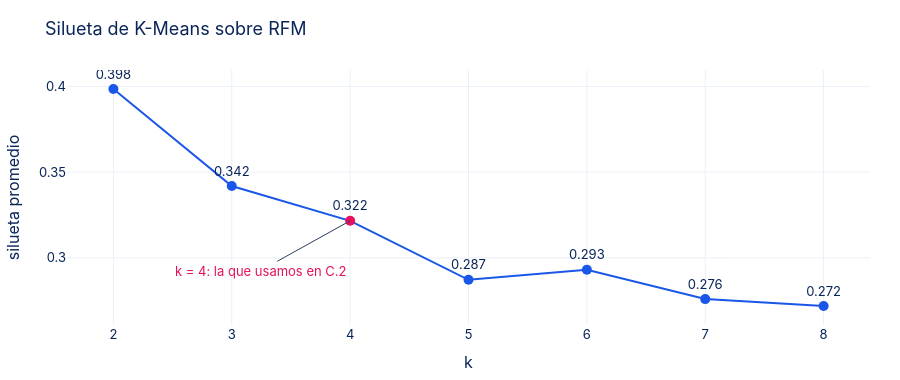

Notebook code for this chart:
### Code cell
# ── VERIFICACIÓN C.1 ──────────────────────────────────────────────────
r = [check("clientes activos", None if activos is None else len(activos), 6365, tol=0),
     check("silueta con k = 2", None if sil is None else sil.get(2), 0.3985, tol=0.01),
     check("silueta con k = 4", None if sil is None else sil.get(4), 0.3216, tol=0.01)]
print()
print("C.1 OK" if all(r) else "Revisa C.1")
if sil is not None:
    fig = go.Figure(go.Scatter(x=sil.index, y=sil.values, mode="lines+markers+text",
                               text=[f"{v:.3f}" for v in sil.values], textposition="top center",
                               marker=dict(size=10, color=[MAG if k == 4 else BLUE for k in sil.index]),
                               line=dict(color=BLUE), hovertemplate="k = %{x}<br>silueta = %{y:.4f}<extra></extra>"))
    fig.add_annotation(x=4, y=sil[4], text="k = 4: la que usamos en C.2", ax=-90, ay=50, font=dict(color=MAG))
    fig.update_layout(title="Silueta de K-Means sobre RFM", xaxis=dict(title="k", dtick=1),
                      yaxis_title="silueta promedio", height=380)
    fig.show()

### Figure 1 — Plotly figure (JSON) as saved in the notebook; plotly's stock layout.template omitted (floating-point values rounded to 4 significant figures)
{"data": [{"hovertemplate": "k = %{x}<br>silueta = %{y:.4f}<extra></extra>", "line": {"color": "#1A56E8"}, "marker": {"color": ["#1A56E8", "#1A56E8", "#E6115E", "#1A56E8", "#1A56E8", "#1A56E8", "#1A56E8"], "size": 10}, "mode": "lines+markers+text", "text": ["0.398", "0.342", "0.322", "0.287", "0.293", "0.276", "0.272"], "textposition": "top center", "type": "scatter", "x": [2, 3, 4, 5, 6, 7, 8], "y": [0.3985, 0.3419, 0.3216, 0.2872, 0.2931, 0.276, 0.2719]}], "layout": {"annotations": [{"ax": -90, "ay": 50, "font": {"color": "#E6115E"}, "text": "k = 4: la que usamos en C.2", "x": 4, "y": 0.3216}], "height": 380, "title": {"text": "Silueta de K-Means sobre RFM"}, "xaxis": {"dtick": 1, "title": {"text": "k"}}, "yaxis": {"title": {"text": "silueta promedio"}}}}
